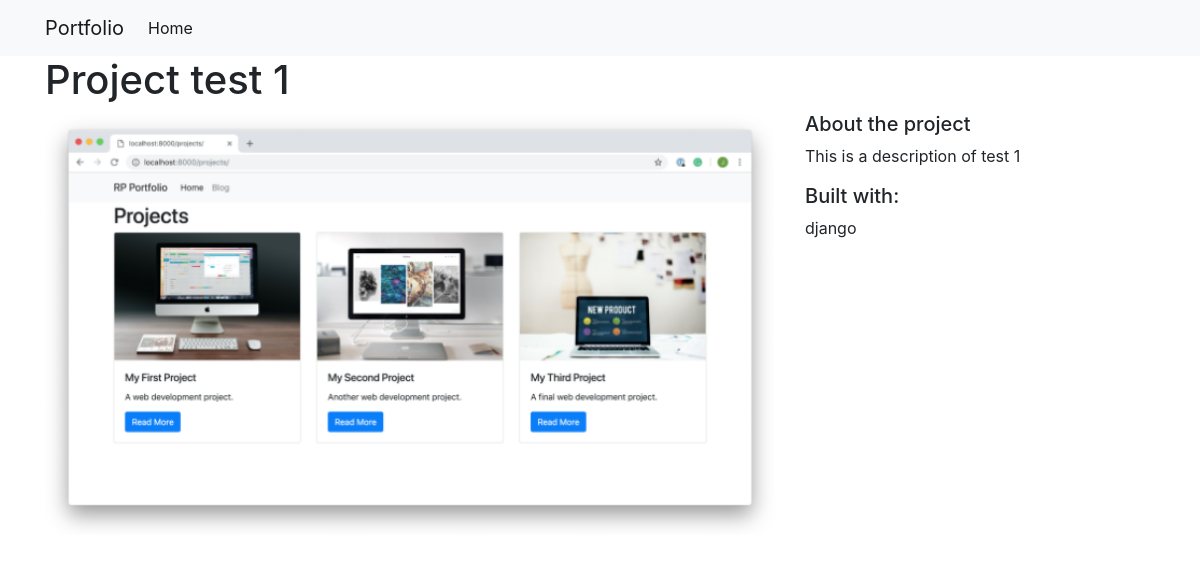
/projects/1, run on the app's committed database.
### projects/models.py (models this page shows)
class Project(models.Model):
    title = models.CharField(max_length=100)
    description = models.TextField()
    technology = models.CharField(max_length=80)
    image = models.CharField(max_length=100)

### projects/views.py (the view)
# urls.py: path('<int:pk>', views.project_detail, name='project_detail')
def project_detail(request, pk):
    project = Project.objects.get(pk=pk)
    return render(request, 'projects/project_detail.html', {'project': project})

### projects/templates/projects/project_detail.html
{% extends 'projects/base.html' %}
{% load static %}
{% block content %}
<h1>{{ project.title }}</h1>
<div class="row">
    <div class="col-md-8">
        <img src="{% static project.image %}" alt="{{ project.description }}" width="100%">
    </div>
    <div class="col-md-4">
        <h5>About the project</h5>
        <p>{{ project.description }}</p>
        <h5>Built with:</h5>
        <p>{{ project.technology }}</p>
    </div>
</div>
{% endblock %}

### data on the page
Project: title "Project test 1", image (picture), description "This is a description of test 1", technology "django"
